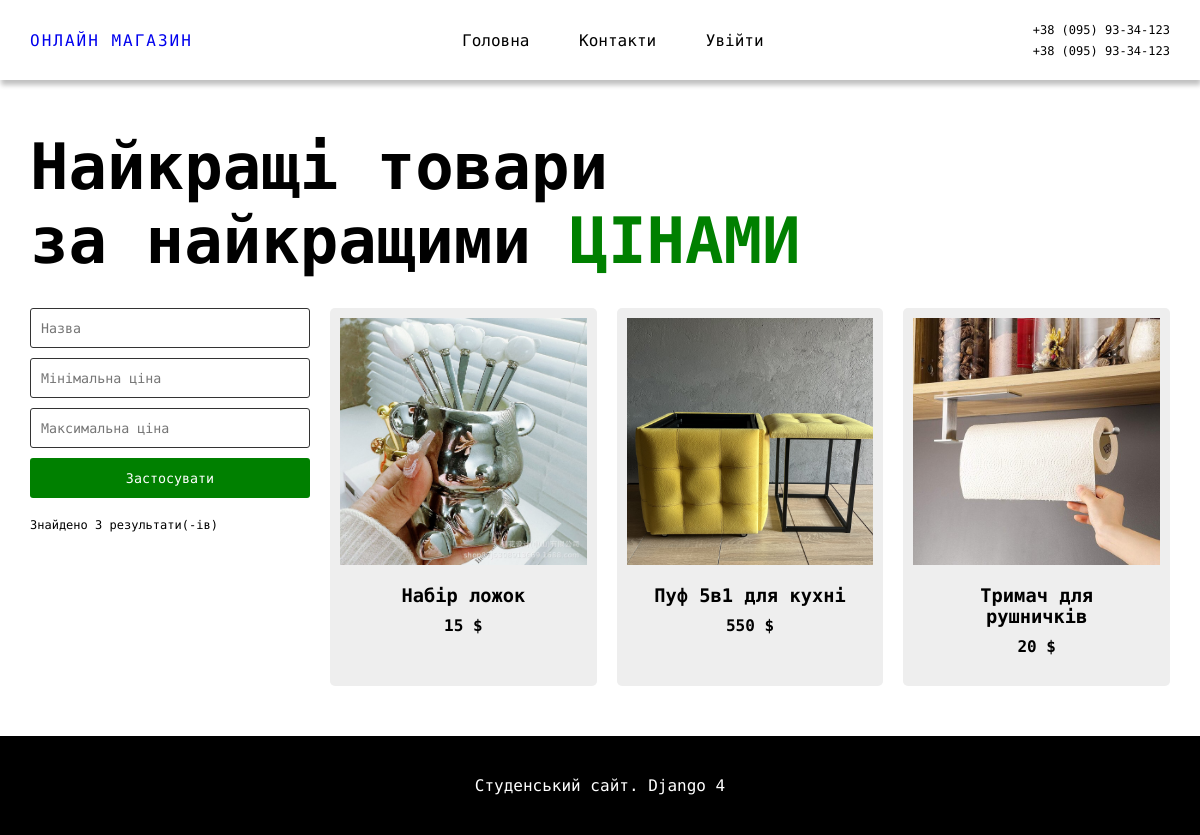
The page / on the database its author committed.
### myapp/models.py (models this page shows, shortened)
class Product(models.Model):
    name = models.CharField(max_length = 100)
    price = models.IntegerField()
    description = models.CharField(max_length = 200)
    image = models.ImageField(blank=True, upload_to='images')

### myapp/views.py (the view)
# urls.py: path('', index, name='index'),
def index(request):
    query = request.GET.get('search', '')
    min_price = request.GET.get('min_price', '')
    max_price = request.GET.get('max_price', '')
    items = Product.objects.all()
    if query:
        items = items.filter(name__icontains=query)
    if min_price:
        items = items.filter(price__gte=min_price)
    if max_price:
        items = items.filter(price__lte=max_price)
    context = {
        'items': items,
        'search_query': query,
        'min_price': min_price,
        'max_price': max_price,
    }
    return render(request, 'myapp/index.html', context)

### myapp/templates/myapp/index.html
{% extends 'myapp/base.html' %}
{% load static %}
{% block content %}
<div class="wrapper_catalog">
  <div class="container">
    <h1>
      Найкращі товари <br>
      за найкращими <span>ЦІНАМИ</span>
    </h1>
    <div class="catalog-content">
      <div class="filter">
        <form method="get">
          <input type="text" name="search" placeholder="Назва" value="{{ search_query }}">
          <input type="number" id="min_price" name="min_price" placeholder="Мінімальна ціна" value="{{ min_price }}">
          <input type="number" id="max_price" name="max_price" placeholder="Максимальна ціна" value="{{ max_price }}">
          <button type="submit">Застосувати</button>
        </form>
        <p>Знайдено {{ items.count }} результати(-ів)</p>
      </div>
      <div class="product-list">
        {% for item in items %}
        <a class="product-item" href="{{ item.id }}">
          <img src="{{ item.image.url }}" alt="">
          <div class="product-item__wrap">
            <h3>{{ item.name }}</h3>
            <p class="price">{{ item.price }} $</p>
          </div>
        </a>
        {% endfor %}
      </div>
    </div>
  </div>
</div>
{% endblock %}

### myapp/templates/myapp/base.html (shortened to what this page needs)
{% load static %}
<!DOCTYPE html>
<html lang="en">
<head>
    <link rel="stylesheet" href="{% static 'myapp/css/index.css' %}">
</head>
<body>
    <div class="wrapper">
        <div class="wrapper__top">
            <header>
                <div class="container">
                    <a class="header__logo" href="{% url 'myapp:index' %}">
                        ОНЛАЙН МАГАЗИН
                    </a>
                    <nav>
                        <a href="{% url 'myapp:index' %}">Головна</a>
                        <a href="{% url 'myapp:contacts' %}">Контакти</a>
                        {% if user.is_authenticated %}
                        <a href="{% url 'users:profile' %}">Профіль</a>
                        <a href="{% url 'myapp:view_cart' %}">Кошик</a>
                        <form method="post" action="{% url 'users:logout' %}" style="display:inline;">
                            {% csrf_token %}
                            <button type="submit">
                                Вийти
                            </button>
                        </form>
                        {% else %}
                        <a href="{% url 'users:login' %}">Увійти</a>
                        {% endif %}
                    </nav>
                    <div class="header__contact">
                        <a href="tel: +38 (095) 93-34-123">+38 (095) 93-34-123</a>
                        <a href="tel: +38 (095) 93-34-123">+38 (095) 93-34-123</a>
                    </div>
                </div>
            </header>
            <main>
                {% block content %}
                {% endblock content %}
            </main>
        </div>
        <footer>
            <div class="container">
                <p>Студенський сайт. Django 4</p>
            </div>
        </footer>
    </div>
</body>
</html>

### myapp/static/myapp/css/index.css (style rules this page uses)
* { margin: 0; padding: 0; box-sizing: border-box; text-decoration: none; font-family: "Kode Mono", monospace; }
body, html { height: 100%; }
.wrapper { min-height: 100%; display: flex; flex-direction: column; justify-content: space-between; }
.container { max-width: 1400px; margin: auto; width: 95%; }
header { background-color: #fff; box-shadow: 1px 5px 5px silver; position: sticky; top: 0; left: 0; }
header .container { height: 80px; display: flex; align-items: center; justify-content: space-between; }
header .container .header__logo { letter-spacing: 2px; }
header .container nav a { color: #000; }
header .container nav a + a { margin-left: 20px; }
header .container .header__contact { display: flex; flex-direction: column; }
header .container .header__contact a { font-size: 12px; color: #000; }
header .container .header__contact a + a { margin-top: 7px; }
footer { background-color: #000; color: #fff; padding: 40px 0px; }
footer .container p { text-align: center; }
.wrapper_catalog h1 { font-size: 64px; }
.wrapper_catalog h1 span { color: green; }
.catalog-content { display: flex; justify-content: space-between; margin-top: 30px; }
.wrapper_catalog .filter { flex: 1; display: flex; flex-direction: column; gap: 10px; }
.wrapper_catalog .filter form { display: flex; flex-direction: column; gap: 10px; }
.wrapper_catalog .filter form input, .wrapper_catalog .filter form button { height: 40px; border-radius: 3px; border: 1px solid #333; padding: 0px 10px; }
.wrapper_catalog .filter form button { background-color: green; color: #fff; border: none; }
.wrapper_catalog .filter p { margin-top: 10px; font-size: 12px; }
.wrapper_catalog .product-list { flex: 3; display: grid; grid-template-columns: repeat(auto-fill, minmax(200px, 1fr)); grid-gap: 20px; }
.product-item img { max-width: 100%; height: auto; }
.product-list .product-item { background-color: #eee; color: #000; padding: 10px; border-radius: 5px; display: flex; flex-direction: column; align-items: center; }
.product-list .product-item .product-item__wrap { padding: 20px; display: flex; flex-direction: column; align-items: center; text-align: center; }
.product-list .product-item .price { font-weight: bold; margin-top: 10px; }
main { margin: 50px 0px; }
.catalog-content { display: flex; }
.filter { flex: 1; margin-right: 20px; }
.product-list { flex: 3; display: grid; grid-template-columns: repeat(auto-fill, minmax(200px, 1fr)); grid-gap: 20px; }

### myapp/templates/myapp/base.html (style rules this page uses)
a, button { background: none; border: none; cursor: pointer; text-decoration: none; }
nav a:not(:last-child), nav button:not(:last-child) { margin-right: 20px; }

### rows shown on the page
Product: image (picture), name "Набір ложок", price "15"
Product: image (picture), name "Пуф 5в1 для кухні", price "550"
Product: image (picture), name "Тримач для рушничків", price "20"

### other values the page prints
{{ items.count }} "3"
